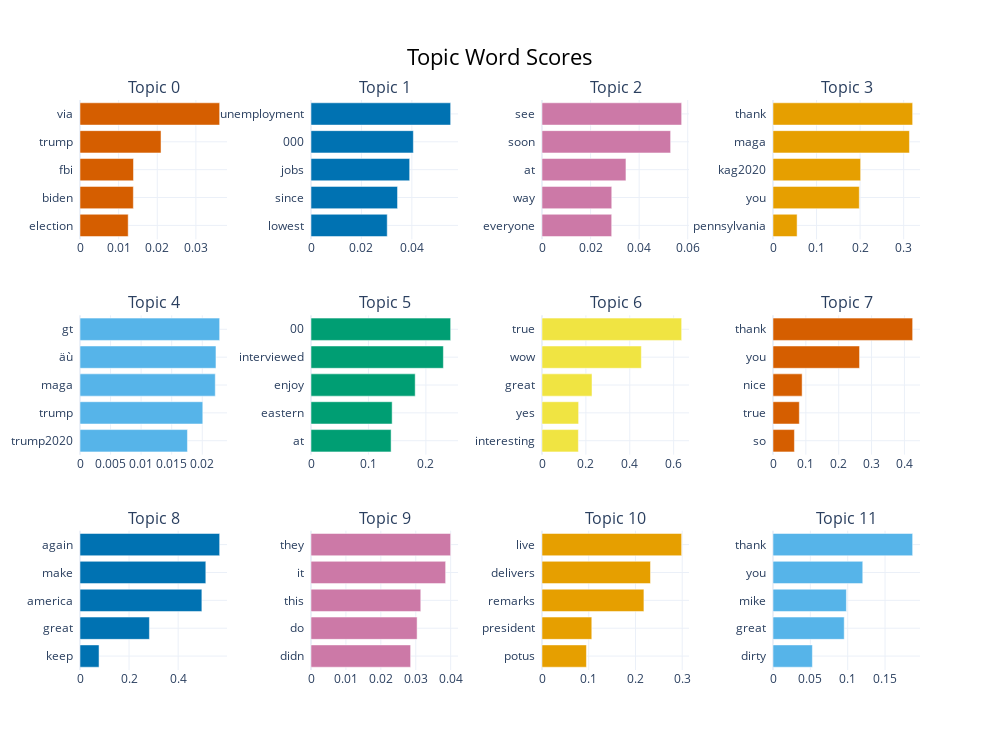

Source (notebook cell):
### Code cell
marxist.visualize_barchart( top_n_topics= 12 ).write_image("marxist-barchart.pdf")
marxist.visualize_barchart( top_n_topics= 12 )

### Figure 1 — Plotly figure (JSON) as saved in the notebook; plotly's stock layout.template omitted (floating-point values rounded to 4 significant figures)
{"data": [{"marker": {"color": "#D55E00"}, "orientation": "h", "type": "bar", "x": [0.01248, 0.01381, 0.01385, 0.02097, 0.03615], "xaxis": "x", "y": ["election  ", "biden  ", "fbi  ", "trump  ", "via  "], "yaxis": "y"}, {"marker": {"color": "#0072B2"}, "orientation": "h", "type": "bar", "x": [0.03023, 0.03432, 0.03913, 0.0406, 0.05539], "xaxis": "x2", "y": ["lowest  ", "since  ", "jobs  ", "000  ", "unemployment  "], "yaxis": "y2"}, {"marker": {"color": "#CC79A7"}, "orientation": "h", "type": "bar", "x": [0.0287, 0.02872, 0.03457, 0.05296, 0.0575], "xaxis": "x3", "y": ["everyone  ", "way  ", "at  ", "soon  ", "see  "], "yaxis": "y3"}, {"marker": {"color": "#E69F00"}, "orientation": "h", "type": "bar", "x": [0.05533, 0.1982, 0.2012, 0.3133, 0.3206], "xaxis": "x4", "y": ["pennsylvania  ", "you  ", "kag2020  ", "maga  ", "thank  "], "yaxis": "y4"}, {"marker": {"color": "#56B4E9"}, "orientation": "h", "type": "bar", "x": [0.01758, 0.02009, 0.02213, 0.02224, 0.02285], "xaxis": "x5", "y": ["trump2020  ", "trump  ", "maga  ", "äù  ", "gt  "], "yaxis": "y5"}, {"marker": {"color": "#009E73"}, "orientation": "h", "type": "bar", "x": [0.1394, 0.1413, 0.1814, 0.2304, 0.2431], "xaxis": "x6", "y": ["at  ", "eastern  ", "enjoy  ", "interviewed  ", "00  "], "yaxis": "y6"}, {"marker": {"color": "#F0E442"}, "orientation": "h", "type": "bar", "x": [0.1657, 0.1669, 0.2279, 0.4528, 0.6365], "xaxis": "x7", "y": ["interesting  ", "yes  ", "great  ", "wow  ", "true  "], "yaxis": "y7"}, {"marker": {"color": "#D55E00"}, "orientation": "h", "type": "bar", "x": [0.06519, 0.08012, 0.08867, 0.2634, 0.4251], "xaxis": "x8", "y": ["so  ", "true  ", "nice  ", "you  ", "thank  "], "yaxis": "y8"}, {"marker": {"color": "#0072B2"}, "orientation": "h", "type": "bar", "x": [0.07759, 0.283, 0.4968, 0.5129, 0.5692], "xaxis": "x9", "y": ["keep  ", "great  ", "america  ", "make  ", "again  "], "yaxis": "y9"}, {"marker": {"color": "#CC79A7"}, "orientation": "h", "type": "bar", "x": [0.02853, 0.03039, 0.03144, 0.03856, 0.03999], "xaxis": "x10", "y": ["didn  ", "do  ", "this  ", "it  ", "they  "], "yaxis": "y10"}, {"marker": {"color": "#E69F00"}, "orientation": "h", "type": "bar", "x": [0.09509, 0.1065, 0.2181, 0.2321, 0.2988], "xaxis": "x11", "y": ["potus  ", "president  ", "remarks  ", "delivers  ", "live  "], "yaxis": "y11"}, {"marker": {"color": "#56B4E9"}, "orientation": "h", "type": "bar", "x": [0.05272, 0.09535, 0.09826, 0.1202, 0.187], "xaxis": "x12", "y": ["dirty  ", "great  ", "mike  ", "you  ", "thank  "], "yaxis": "y12"}], "layout": {"annotations": [{"font": {"size": 16}, "showarrow": false, "text": "Topic 0", "x": 0.0875, "xanchor": "center", "xref": "paper", "y": 1, "yanchor": "bottom", "yref": "paper"}, {"font": {"size": 16}, "showarrow": false, "text": "Topic 1", "x": 0.3625, "xanchor": "center", "xref": "paper", "y": 1, "yanchor": "bottom", "yref": "paper"}, {"font": {"size": 16}, "showarrow": false, "text": "Topic 2", "x": 0.6375, "xanchor": "center", "xref": "paper", "y": 1, "yanchor": "bottom", "yref": "paper"}, {"font": {"size": 16}, "showarrow": false, "text": "Topic 3", "x": 0.9125, "xanchor": "center", "xref": "paper", "y": 1, "yanchor": "bottom", "yref": "paper"}, {"font": {"size": 16}, "showarrow": false, "text": "Topic 4", "x": 0.0875, "xanchor": "center", "xref": "paper", "y": 0.6222, "yanchor": "bottom", "yref": "paper"}, {"font": {"size": 16}, "showarrow": false, "text": "Topic 5", "x": 0.3625, "xanchor": "center", "xref": "paper", "y": 0.6222, "yanchor": "bottom", "yref": "paper"}, {"font": {"size": 16}, "showarrow": false, "text": "Topic 6", "x": 0.6375, "xanchor": "center", "xref": "paper", "y": 0.6222, "yanchor": "bottom", "yref": "paper"}, {"font": {"size": 16}, "showarrow": false, "text": "Topic 7", "x": 0.9125, "xanchor": "center", "xref": "paper", "y": 0.6222, "yanchor": "bottom", "yref": "paper"}, {"font": {"size": 16}, "showarrow": false, "text": "Topic 8", "x": 0.0875, "xanchor": "center", "xref": "paper", "y": 0.2444, "yanchor": "bottom", "yref": "paper"}, {"font": {"size": 16}, "showarrow": false, "text": "Topic 9", "x": 0.3625, "xanchor": "center", "xref": "paper", "y": 0.2444, "yanchor": "bottom", "yref": "paper"}, {"font": {"size": 16}, "showarrow": false, "text": "Topic 10", "x": 0.6375, "xanchor": "center", "xref": "paper", "y": 0.2444, "yanchor": "bottom", "yref": "paper"}, {"font": {"size": 16}, "showarrow": false, "text": "Topic 11", "x": 0.9125, "xanchor": "center", "xref": "paper", "y": 0.2444, "yanchor": "bottom", "yref": "paper"}], "height": 750, "hoverlabel": {"bgcolor": "white", "font": {"family": "Rockwell", "size": 16}}, "showlegend": false, "title": {"font": {"color": "Black", "size": 22}, "text": "Topic Word Scores", "x": 0.5, "xanchor": "center", "yanchor": "top"}, "width": 1000, "xaxis": {"anchor": "y", "domain": [0, 0.175], "showgrid": true}, "xaxis10": {"anchor": "y10", "domain": [0.275, 0.45], "showgrid": true}, "xaxis11": {"anchor": "y11", "domain": [0.55, 0.725], "showgrid": true}, "xaxis12": {"anchor": "y12", "domain": [0.825, 1], "showgrid": true}, "xaxis2": {"anchor": "y2", "domain": [0.275, 0.45], "showgrid": true}, "xaxis3": {"anchor": "y3", "domain": [0.55, 0.725], "showgrid": true}, "xaxis4": {"anchor": "y4", "domain": [0.825, 1], "showgrid": true}, "xaxis5": {"anchor": "y5", "domain": [0, 0.175], "showgrid": true}, "xaxis6": {"anchor": "y6", "domain": [0.275, 0.45], "showgrid": true}, "xaxis7": {"anchor": "y7", "domain": [0.55, 0.725], "showgrid": true}, "xaxis8": {"anchor": "y8", "domain": [0.825, 1], "showgrid": true}, "xaxis9": {"anchor": "y9", "domain": [0, 0.175], "showgrid": true}, "yaxis": {"anchor": "x", "domain": [0.7556, 1], "showgrid": true}, "yaxis10": {"anchor": "x10", "domain": [0, 0.2444], "showgrid": true}, "yaxis11": {"anchor": "x11", "domain": [0, 0.2444], "showgrid": true}, "yaxis12": {"anchor": "x12", "domain": [0, 0.2444], "showgrid": true}, "yaxis2": {"anchor": "x2", "domain": [0.7556, 1], "showgrid": true}, "yaxis3": {"anchor": "x3", "domain": [0.7556, 1], "showgrid": true}, "yaxis4": {"anchor": "x4", "domain": [0.7556, 1], "showgrid": true}, "yaxis5": {"anchor": "x5", "domain": [0.3778, 0.6222], "showgrid": true}, "yaxis6": {"anchor": "x6", "domain": [0.3778, 0.6222], "showgrid": true}, "yaxis7": {"anchor": "x7", "domain": [0.3778, 0.6222], "showgrid": true}, "yaxis8": {"anchor": "x8", "domain": [0.3778, 0.6222], "showgrid": true}, "yaxis9": {"anchor": "x9", "domain": [0, 0.2444], "showgrid": true}}}
